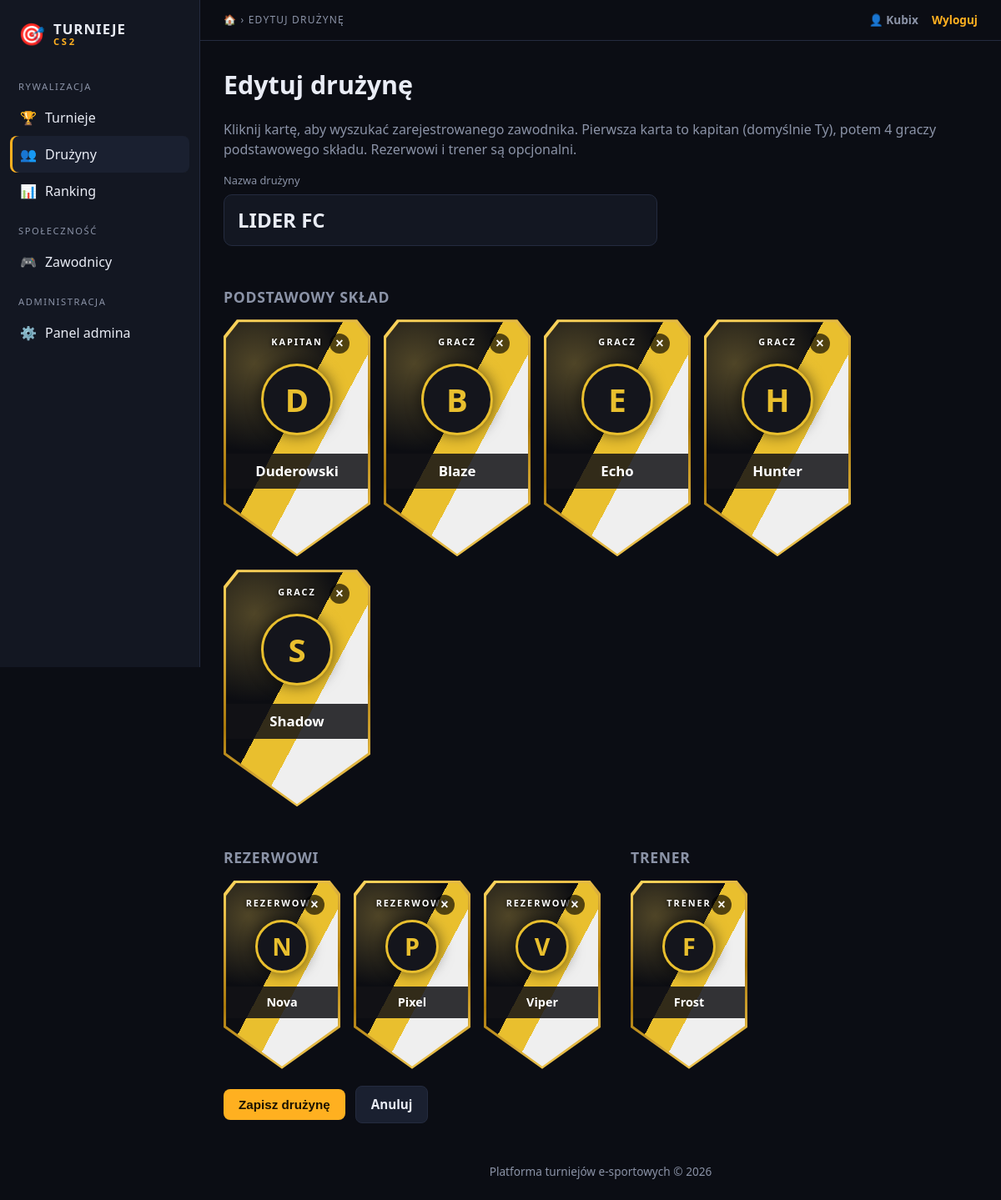
Screenshot of /Strona/turnieje/druzyna_form.php?id=1 (signed in) with the database file from the repository.
### tables this page shows
CREATE TABLE `druzyna` (
  `id_druzyny` int(11) NOT NULL,
  `nazwa` varchar(30) NOT NULL,
  `id_wlasciciela` int(11) NOT NULL,
  `data_utworzenia` date NOT NULL DEFAULT curdate()
);

CREATE TABLE `sklad` (
  `id_druzyny` int(11) NOT NULL,
  `id_zawodnika` int(11) NOT NULL,
  `rola` varchar(12) NOT NULL
);

### Strona/turnieje/includes/db.php (called while the page is built, shortened)
<?php
function db(): PDO {
    static $pdo = null;
    if ($pdo === null) {
        $pdo = new PDO(
            'mysql:host=' . DB_HOST . ';dbname=' . DB_NAME . ';charset=utf8mb4',
            DB_USER, DB_PASS,
            [
                PDO::ATTR_ERRMODE            => PDO::ERRMODE_EXCEPTION,
                PDO::ATTR_DEFAULT_FETCH_MODE => PDO::FETCH_ASSOC,
                PDO::ATTR_EMULATE_PREPARES   => false,
            ]
        );
    }
    return $pdo;
}

### Strona/turnieje/includes/auth.php (called while the page is built, shortened)
<?php
require_once __DIR__ . '/db.php';
function e($tekst): string {
    return htmlspecialchars((string)$tekst, ENT_QUOTES, 'UTF-8');
}

### Strona/turnieje/includes/druzyna_funkcje.php (called while the page is built, shortened)
<?php
require_once __DIR__ . '/auth.php';
function pobierzSklad(int $idDruzyny): array {
    $st = db()->prepare(
        "SELECT z.id_zawodnika, z.nick, s.rola
         FROM sklad s JOIN zawodnik z ON z.id_zawodnika = s.id_zawodnika
         WHERE s.id_druzyny = ?
         ORDER BY FIELD(s.rola, 'kapitan', 'gracz', 'rezerwowy', 'trener'), z.nick"
    );
    $st->execute([$idDruzyny]);
    return $st->fetchAll();
}

### Strona/turnieje/druzyna_form.php (the view, shortened to what this page needs)
<?php
require_once 'includes/auth.php';
require_once 'includes/druzyna_funkcje.php';
$id = (int)($_GET['id'] ?? 0);
$ja = uzytkownik()['id'];
$d  = null;
if ($id) {
    $st = db()->prepare('SELECT * FROM druzyna WHERE id_druzyny = ?');
    $st->execute([$id]);
    $d = $st->fetch();
} else {
    $st = db()->prepare('SELECT COUNT(*) FROM druzyna WHERE id_wlasciciela = ?');
    $st->execute([$ja]);
    if ((int)$st->fetchColumn() >= 3) exit('Możesz utworzyć maksymalnie 3 drużyny.');
}
$nazwa = $d['nazwa'] ?? '';
if ($d) {
    $pola = skladDoPol(pobierzSklad($id));
} else {
    $pola = array_fill_keys(POLA_SKLADU, '');
    $st = db()->prepare('SELECT nick FROM zawodnik WHERE id_uzytkownika = ?');
    $st->execute([$ja]);
    $mojNick = $st->fetchColumn();
    if ($mojNick) $pola['kapitan'] = $mojNick;
}
function kartaGracza(string $klucz, string $etykieta, array $pola, bool $wymagane, bool $mala = false): void {
    $nick  = $pola[$klucz] ?? '';
    $puste = ($nick === '');
    ?>
    <div class="gcard<?= $mala ? ' mala' : '' ?><?= $puste ? ' pusta' : '' ?>" role="button" tabindex="0"
         data-etykieta="<?= e($etykieta) ?>" data-wymagane="<?= $wymagane ? '1' : '0' ?>">
      <div class="gcard-in">
        <span class="gcard-rola"><?= e($etykieta) ?></span>
        <button type="button" class="gcard-x" title="Usuń z drużyny">&times;</button>
        <div class="gcard-avatar"><?= $puste ? '+' : e(mb_strtoupper(mb_substr($nick, 0, 1))) ?></div>
        <div class="gcard-nick"><?= e($nick) ?></div>
      </div>
    </div>
<?php }
$tytul = $d ? 'Edytuj drużynę' : 'Utwórz drużynę';
require 'includes/header.php';
?>
<h1><?= e($tytul) ?></h1>
<p class="przygaszony">Kliknij kartę, aby wyszukać zarejestrowanego zawodnika. Pierwsza karta to kapitan (domyślnie Ty), potem 4 graczy podstawowego składu. Rezerwowi i trener są opcjonalni.</p>
<form method="post" class="kreator" data-szukaj="<?= BASE_URL ?>/szukaj_zawodnika.php">
  <label class="kreator-nazwa">Nazwa drużyny
    <input type="text" name="nazwa" value="<?= e($nazwa) ?>" minlength="3" maxlength="30" placeholder="np. The Lycans" required>
  </label>
  <section>
    <h2>Podstawowy skład</h2>
    <div class="rzad-kart">
      <?php kartaGracza('kapitan', 'Kapitan', $pola, true); ?>
    </div>
  </section>
  <div class="rzad-sekcji">
    <section>
      <h2>Rezerwowi</h2>
      <div class="rzad-kart">
        <?php kartaGracza('rez1', 'Rezerwowy', $pola, false, true); ?>
      </div>
    </section>
    <section>
      <h2>Trener</h2>
      <div class="rzad-kart">
      </div>
    </section>
  </div>
  <div class="przyciski-rzad">
    <button type="submit">Zapisz drużynę</button>
    <a class="przycisk drugi" href="<?= BASE_URL ?>/druzyny.php">Anuluj</a>
  </div>
</form>
<?php require 'includes/footer.php'; ?>

### Strona/turnieje/assets/style.css (style rules this page uses)
:root { --bg:#0b0d14; --panel:#131722; --panel2:#1a2030; --linia:#242b3f; --tekst:#e9ecf5; --przyg:#8b93a7; --akcent:#ffb020; --akcent-t:#1a1200; --blad:#ff6b6b; --ok:#4cd98a; }
* { box-sizing:border-box }
html { scroll-behavior:smooth }
body { margin:0;font-family:system-ui,"Segoe UI",Roboto,Arial,sans-serif;background:var(--bg);color:var(--tekst);line-height:1.5 }
a { color:var(--akcent);text-decoration:none }
h1 { font-size:1.9rem;margin:.2em 0 .6em }
h2 { font-size:1.1rem;letter-spacing:.04em;text-transform:uppercase;color:var(--przyg);margin:1.6em 0 .8em }
.przygaszony { color:var(--przyg) }
button,.przycisk { display:inline-block;padding:10px 18px;border:0;border-radius:8px;background:var(--akcent); color:var(--akcent-t);font-weight:700;cursor:pointer;font-size:.95rem }
.przycisk.drugi,button.drugi { background:var(--panel2);color:var(--tekst);border:1px solid var(--linia) }
select,input { font:inherit }
.przyciski-rzad { display:flex;gap:12px;align-items:center }
.kreator { display:flex;flex-direction:column;gap:20px }
.kreator-nazwa { display:flex;flex-direction:column;gap:6px;font-size:.8rem;color:var(--przyg);max-width:520px }
.kreator-nazwa input { font-size:1.5rem;font-weight:800;text-transform:uppercase;padding:12px 16px;border-radius:10px; border:1px solid var(--linia);background:var(--panel);color:var(--tekst) }
.rzad-kart { display:flex;flex-wrap:wrap;gap:16px }
.rzad-sekcji { display:flex;flex-wrap:wrap;gap:36px }
.gcard { --tarcza:polygon(9% 0,91% 0,100% 7%,100% 78%,50% 100%,0 78%,0 7%); position:relative;width:176px;height:284px;padding:3px;cursor:pointer; background:linear-gradient(160deg,#ffd75e,#a9780b 55%,#ffd75e); clip-path:var(--tarcza);transition:transform .15s,filter .15s }
.gcard-in { position:relative;width:100%;height:100%;clip-path:var(--tarcza); display:flex;flex-direction:column;align-items:center;padding:16px 8px 0; background: radial-gradient(circle at 20% 18%,rgba(255,215,94,.28),transparent 40%), linear-gradient(118deg,#0c0d12 0 44%,#e9bf2e 44% 60%,#efefef 60%) }
.gcard-rola { font-size:.68rem;font-weight:800;letter-spacing:.18em;text-transform:uppercase;color:#fff; text-shadow:0 1px 4px #000 }
.gcard-avatar { margin-top:18px;width:86px;height:86px;border-radius:50%;display:flex;align-items:center; justify-content:center;font-size:2.4rem;font-weight:800;color:#e9bf2e;background:#14151c; border:3px solid #e9bf2e;box-shadow:0 0 18px rgba(0,0,0,.6) }
.gcard-nick { margin-top:22px;width:calc(100% + 16px);padding:8px 6px;text-align:center;font-size:1.05rem;font-weight:800; color:#fff;background:rgba(18,18,22,.85);min-height:38px;overflow:hidden;text-overflow:ellipsis;white-space:nowrap }
.gcard-x { position:absolute;top:14px;right:22px;width:24px;height:24px;padding:0;border-radius:50%; background:rgba(0,0,0,.65);color:#fff;font-size:1rem;line-height:1 }
.gcard.mala { width:140px;height:226px }
.gcard.mala .gcard-avatar { width:64px;height:64px;font-size:1.8rem;margin-top:12px }
.gcard.mala .gcard-nick { font-size:.9rem;margin-top:16px }
.gcard.mala .gcard-x { right:16px }

### rows the page displays
druzyna: nazwa "Lider fc"
sklad: rola "F", rola "Frost"

### other values shown
mb_strtoupper($tytul ?? 'Strona główna') "EDYTUJ DRUŻYNĘ"
uzytkownik()['nick'] "Kubix"
$tytul "Edytuj drużynę"
$etykieta "KAPITAN GRACZ GRACZ GRACZ GRACZ REZERWOWY REZERWOWY REZERWOWY TRENER"
mb_strtoupper(mb_substr($nick, 0, 1)) "D B E H S N P V"
$nick "Duderowski Blaze Echo Hunter Shadow Nova Pixel Viper"
